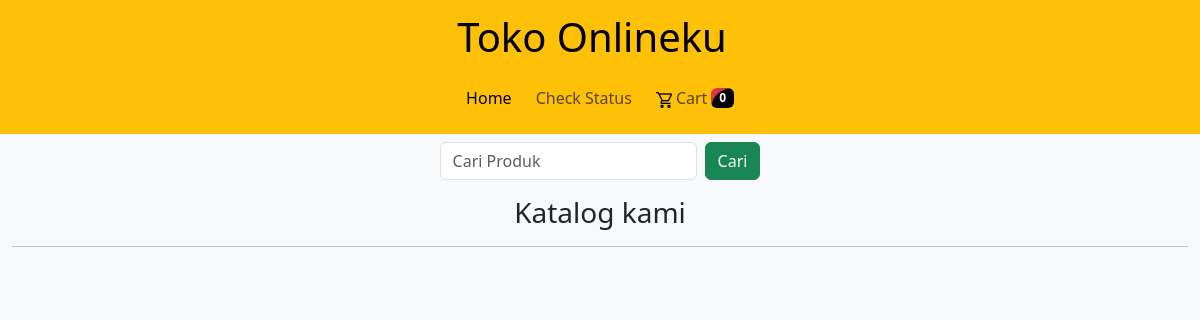
Before: / with the older database file.
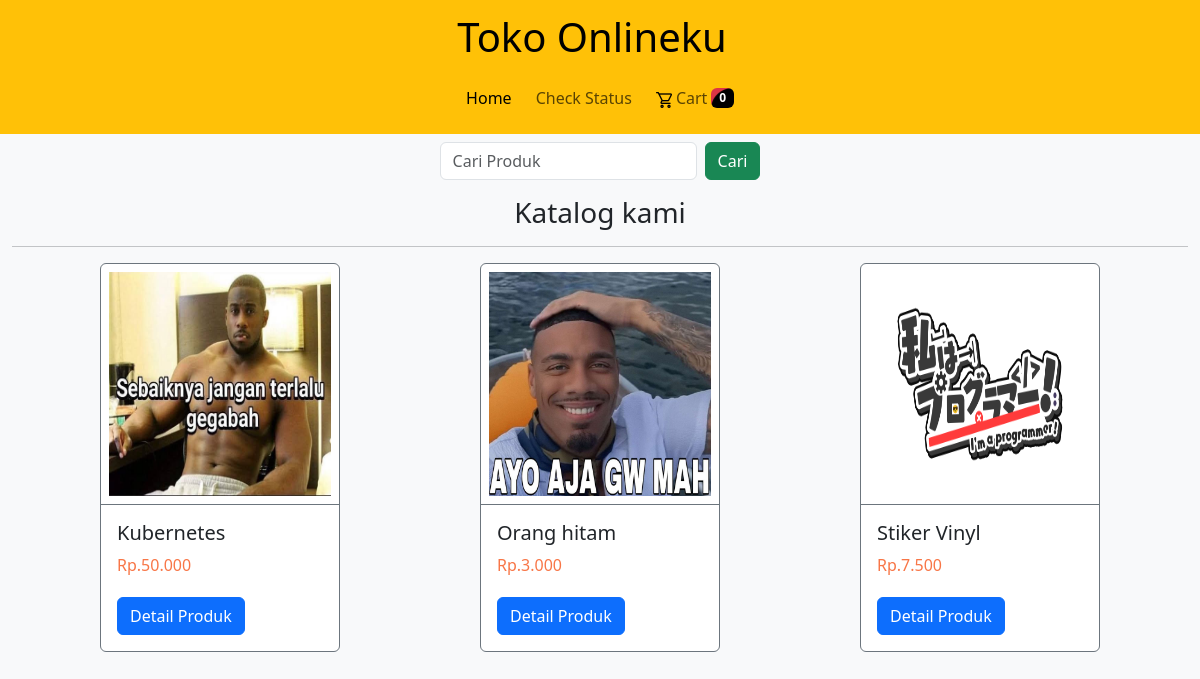
After: the same page with the newer database file.
### tables this page shows
CREATE TABLE `tb_produk` (
  `id_produk` int(11) NOT NULL,
  `nama_produk` varchar(30) NOT NULL,
  `harga_produk` int(10) NOT NULL,
  `deskripsi_produk` varchar(50) NOT NULL,
  `gambar_produk` varchar(100) NOT NULL
);

### index.php (the view, shortened to what this page needs)
<?php
include('header.php');
$query = mysqli_query($config, "SELECT * FROM tb_produk");
$data = mysqli_fetch_all($query, MYSQLI_ASSOC);
?>
<body class="bg-light">
    <div class="container-fluid">
    <div class=" mt-2 d-flex align-self-center justify-content-center align-self-center">
    <form class="d-flex" role="search" method="get">
        <input class="form-control me-2" type="search" placeholder="Cari Produk" name="cari" aria-label="Search">
        <button class="btn btn-success  btn-outline-seccondary" type="submit">Cari</button>
    </form>
</div>
        <div class="text-center mt-3">
            <h3>Katalog kami</h3>
            <hr>
        </div>
        <div class="container">
            <div class="row justify-content-center">
                <?php foreach ($data as $data) : ?>
                    <div class="col-md-4 d-flex justify-content-center mb-4">
                        <div class="card border-secondary border" style="width: 15rem;">
                            <img src="./assets/uploads/<?php echo $data['gambar_produk'] ?>" class="card-img-top p-2" alt="...">
                            <div class="card-body border-top border-secondary">
                                <h5 class="card-title"><?php echo $data['nama_produk'] ?></h5>
                                <p class="card-text harga">Rp.<?php echo number_format($data['harga_produk'], 0, ',', '.') ?></p>
                                <a href="./product.php?id=<?php echo $data['id_produk'] ?>" class="btn btn-primary text-decoration-none mt-1">Detail Produk</a>
                            </div>
                        </div>
                    </div>
                <?php endforeach; ?>
            </div>
        </div>
    </div>
</body>

Changed rows visible on the page:
added tb_produk: gambar_produk (picture), nama_produk "Kubernetes", harga_produk "50.000"
added tb_produk: gambar_produk (picture), nama_produk "Orang hitam", harga_produk "3.000"
added tb_produk: gambar_produk (picture), nama_produk "Stiker Vinyl", harga_produk "7.500"
